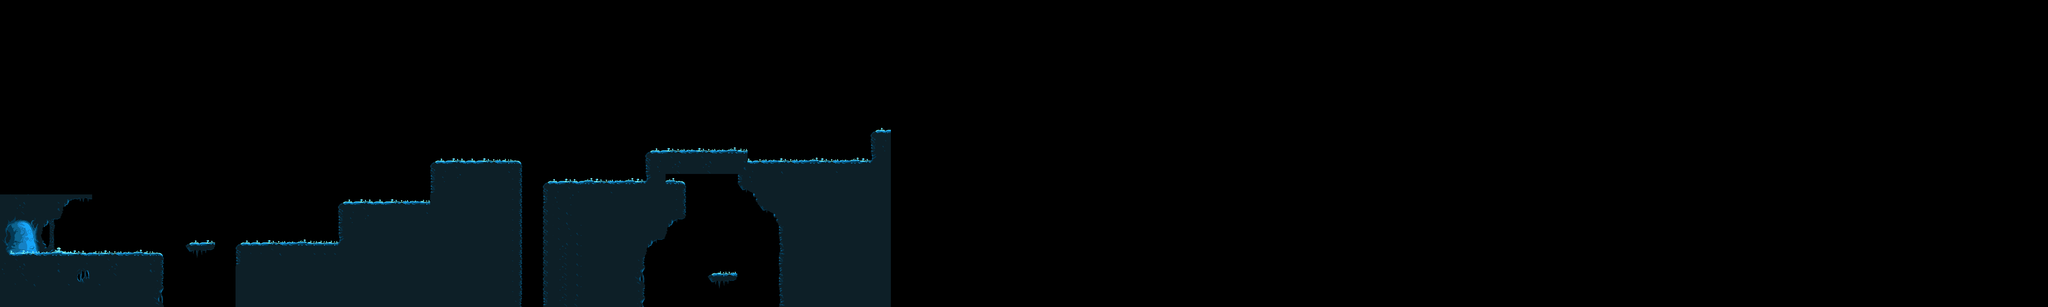

This game map was drawn from its Tiled (.tmx) file and the tilesets committed beside it. A one-line description and the trimmed map source follow:
An orthogonal 200x30 tile map with 32x32 px tiles, 3 tile layers (Background, Mid-Background, Ground).

<map version="1.0" orientation="orthogonal" renderorder="left-up" width="200" height="30" tilewidth="32" tileheight="32" nextobjectid="1">
 <tileset firstgid="1" source="tiles.tsx" />
 <layer name="Background" width="200" height="30">
  <data>[6000 cells, 25 non-empty, 25 distinct tile ids]</data>
 </layer>
 <layer name="Mid-Background" width="200" height="30">
  <data>[6000 cells, 19 non-empty, 9 distinct tile ids]</data>
 </layer>
 <layer name="Ground" width="200" height="30">
  <data>[6000 cells, 848 non-empty, 48 distinct tile ids]</data>
 </layer>
</map>
